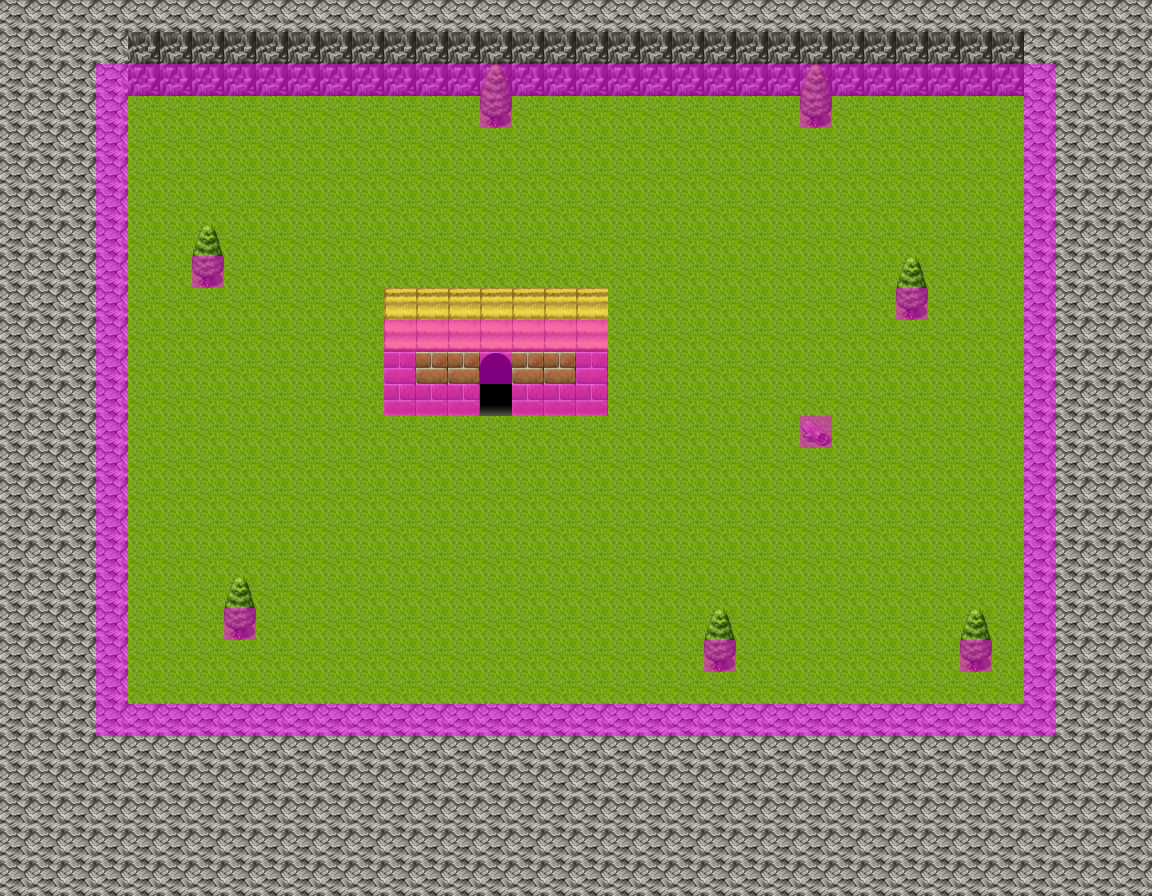

Rendered tile map (Tiled .tmx) drawn with the repository's tilesets; below, a short description and the map source with its tile grids summarised:
An orthogonal 36x28 tile map with 32x32 px tiles, 4 tile layers (base, lower, upper, passmap) and 10 objects.

<map version="1.0" tiledversion="1.1.5" orientation="orthogonal" renderorder="right-down" width="36" height="28" tilewidth="32" tileheight="32" infinite="0" nextobjectid="19">
 <properties>
  <property name="AUTO" value="12" />
 </properties>
 <tileset firstgid="1" name="rpg" tilewidth="32" tileheight="32" tilecount="2016" columns="32">
  <image source="../assets/world/tilesets/rpg_maker_vx_rtp_tileset_by_telles0808.png" width="1024" height="2016" />
 </tileset>
 <layer name="base" width="36" height="28">
  <data>[1008 cells, 994 non-empty, 4 distinct tile ids]</data>
 </layer>
 <layer name="lower" width="36" height="28">
  <data>[1008 cells, 1003 non-empty, 10 distinct tile ids]</data>
 </layer>
 <objectgroup name="objects">
  <object id="1" gid="1127" x="722" y="556" width="32" height="32">
   <properties>
    <property name="ACTION" value="2" />
   </properties>
  </object>
  <object id="2" gid="1206" x="229" y="438" width="32" height="32">
   <properties>
    <property name="ACTION" value="3" />
   </properties>
  </object>
  <object id="3" gid="1797" x="482" y="490" width="32" height="32">
   <properties>
    <property name="start" value="true" />
   </properties>
  </object>
  <object id="6" gid="1089" x="669" y="256" width="32" height="32">
   <properties>
    <property name="ACTION" value="1" />
   </properties>
  </object>
  <object id="11" gid="1799" x="800" y="348" width="32" height="32">
   <properties>
    <property name="ACTION" value="9" />
   </properties>
  </object>
  <object id="15" gid="994" x="340.149" y="609.261" width="32" height="32">
   <properties>
    <property name="ACTION" value="13" />
   </properties>
  </object>
  <object id="18" gid="1663" x="502.383" y="187.835" width="32" height="32">
   <properties>
    <property name="ACTION" value="16" />
   </properties>
  </object>
 </objectgroup>
 <objectgroup name="npc">
  <object id="9" gid="1065" x="642" y="542" width="32" height="32">
   <properties>
    <property name="ACTION" value="8" />
    <property name="ACTOR" value="pete3a.png" />
    <property name="BEHAVIOR" value="WANDER" />
    <property name="HEIGHT" type="int" value="48" />
    <property name="H_CUT" type="int" value="8" />
    <property name="SPEED" type="int" value="2" />
    <property name="V_CUT" type="int" value="2" />
    <property name="WIDTH" type="int" value="32" />
   </properties>
  </object>
  <object id="12" gid="1065" x="387" y="249" width="32" height="32">
   <properties>
    <property name="ACTION" value="11" />
    <property name="ACTOR" value="pete3a.png" />
    <property name="BEHAVIOR" value="STAND" />
    <property name="HEIGHT" type="int" value="48" />
    <property name="H_CUT" type="int" value="8" />
    <property name="SPEED" type="int" value="2" />
    <property name="V_CUT" type="int" value="2" />
    <property name="WIDTH" type="int" value="32" />
   </properties>
  </object>
 </objectgroup>
 <objectgroup name="doors">
  <object id="5" x="481" y="387" width="29" height="26">
   <properties>
    <property name="door" value="test_room" />
    <property name="x" value="15" />
    <property name="y" value="13" />
   </properties>
  </object>
 </objectgroup>
 <layer name="upper" width="36" height="28">
  <properties>
   <property name="upper" value="True" />
  </properties>
  <data>[1008 cells, 21 non-empty, 3 distinct tile ids]</data>
 </layer>
 <layer name="passmap" width="36" height="28">
  <data>[1008 cells, 122 non-empty, 1 distinct tile ids]</data>
 </layer>
</map>
